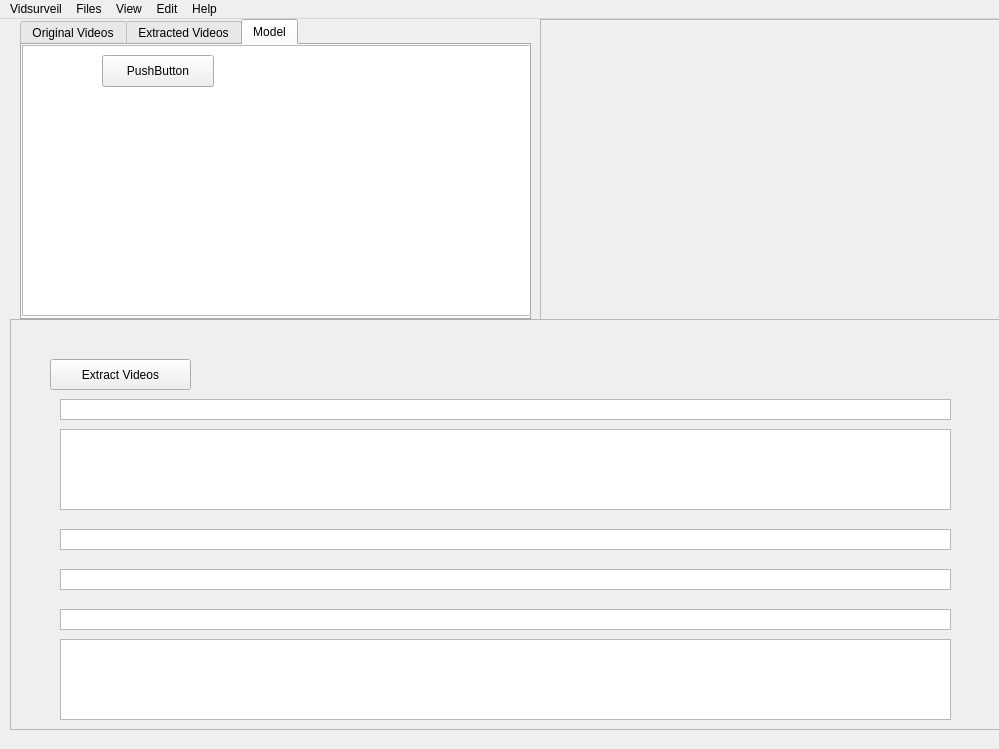
<?xml version="1.0" encoding="UTF-8"?>
<ui version="4.0">
 <class>MainWindow</class>
 <widget class="QMainWindow" name="MainWindow">
  <property name="windowModality">
   <enum>Qt::NonModal</enum>
  </property>
  <property name="geometry">
   <rect>
    <x>0</x>
    <y>0</y>
    <width>999</width>
    <height>749</height>
   </rect>
  </property>
  <property name="sizePolicy">
   <sizepolicy hsizetype="Expanding" vsizetype="Expanding">
    <horstretch>0</horstretch>
    <verstretch>0</verstretch>
   </sizepolicy>
  </property>
  <property name="windowTitle">
   <string>MainWindow</string>
  </property>
  <property name="styleSheet">
   <string notr="true"/>
  </property>
  <property name="animated">
   <bool>true</bool>
  </property>
  <widget class="QWidget" name="centralwidget">
   <property name="sizePolicy">
    <sizepolicy hsizetype="Expanding" vsizetype="Expanding">
     <horstretch>0</horstretch>
     <verstretch>0</verstretch>
    </sizepolicy>
   </property>
   <widget class="QFrame" name="first_mediaplayer">
    <property name="geometry">
     <rect>
      <x>540</x>
      <y>0</y>
      <width>461</width>
      <height>301</height>
     </rect>
    </property>
    <property name="sizePolicy">
     <sizepolicy hsizetype="Expanding" vsizetype="Expanding">
      <horstretch>0</horstretch>
      <verstretch>0</verstretch>
     </sizepolicy>
    </property>
    <property name="styleSheet">
     <string notr="true"/>
    </property>
    <property name="frameShape">
     <enum>QFrame::StyledPanel</enum>
    </property>
    <property name="frameShadow">
     <enum>QFrame::Raised</enum>
    </property>
   </widget>
   <widget class="QFrame" name="mini_viewer">
    <property name="geometry">
     <rect>
      <x>10</x>
      <y>300</y>
      <width>991</width>
      <height>411</height>
     </rect>
    </property>
    <property name="sizePolicy">
     <sizepolicy hsizetype="Expanding" vsizetype="Expanding">
      <horstretch>0</horstretch>
      <verstretch>0</verstretch>
     </sizepolicy>
    </property>
    <property name="styleSheet">
     <string notr="true">
</string>
    </property>
    <property name="frameShape">
     <enum>QFrame::StyledPanel</enum>
    </property>
    <property name="frameShadow">
     <enum>QFrame::Raised</enum>
    </property>
    <widget class="QGraphicsView" name="timeline_1">
     <property name="geometry">
      <rect>
       <x>50</x>
       <y>80</y>
       <width>891</width>
       <height>21</height>
      </rect>
     </property>
     <property name="styleSheet">
      <string notr="true"/>
     </property>
    </widget>
    <widget class="QGraphicsView" name="mini_view_1">
     <property name="geometry">
      <rect>
       <x>50</x>
       <y>110</y>
       <width>891</width>
       <height>81</height>
      </rect>
     </property>
     <property name="styleSheet">
      <string notr="true"/>
     </property>
    </widget>
    <widget class="QGraphicsView" name="timeline_2">
     <property name="geometry">
      <rect>
       <x>50</x>
       <y>210</y>
       <width>891</width>
       <height>21</height>
      </rect>
     </property>
     <property name="styleSheet">
      <string notr="true"/>
     </property>
    </widget>
    <widget class="QGraphicsView" name="mini_view_2">
     <property name="geometry">
      <rect>
       <x>50</x>
       <y>320</y>
       <width>891</width>
       <height>81</height>
      </rect>
     </property>
     <property name="styleSheet">
      <string notr="true"/>
     </property>
    </widget>
    <widget class="QPushButton" name="push_extract_1">
     <property name="geometry">
      <rect>
       <x>40</x>
       <y>40</y>
       <width>141</width>
       <height>31</height>
      </rect>
     </property>
     <property name="sizePolicy">
      <sizepolicy hsizetype="Expanding" vsizetype="Expanding">
       <horstretch>0</horstretch>
       <verstretch>0</verstretch>
      </sizepolicy>
     </property>
     <property name="styleSheet">
      <string notr="true"/>
     </property>
     <property name="text">
      <string>Extract Videos</string>
     </property>
    </widget>
    <widget class="QGraphicsView" name="timeline_3">
     <property name="geometry">
      <rect>
       <x>50</x>
       <y>250</y>
       <width>891</width>
       <height>21</height>
      </rect>
     </property>
     <property name="styleSheet">
      <string notr="true"/>
     </property>
    </widget>
    <widget class="QGraphicsView" name="timeline_4">
     <property name="geometry">
      <rect>
       <x>50</x>
       <y>290</y>
       <width>891</width>
       <height>21</height>
      </rect>
     </property>
     <property name="styleSheet">
      <string notr="true"/>
     </property>
    </widget>
   </widget>
   <widget class="QTabWidget" name="tabWidget">
    <property name="geometry">
     <rect>
      <x>20</x>
      <y>0</y>
      <width>511</width>
      <height>301</height>
     </rect>
    </property>
    <property name="currentIndex">
     <number>2</number>
    </property>
    <widget class="QWidget" name="tab1">
     <property name="sizePolicy">
      <sizepolicy hsizetype="Expanding" vsizetype="Expanding">
       <horstretch>0</horstretch>
       <verstretch>0</verstretch>
      </sizepolicy>
     </property>
     <attribute name="title">
      <string>Original Videos</string>
     </attribute>
     <widget class="QTreeView" name="treeView1">
      <property name="geometry">
       <rect>
        <x>10</x>
        <y>0</y>
        <width>511</width>
        <height>271</height>
       </rect>
      </property>
      <property name="acceptDrops">
       <bool>true</bool>
      </property>
     </widget>
    </widget>
    <widget class="QWidget" name="tab_2">
     <property name="sizePolicy">
      <sizepolicy hsizetype="Expanding" vsizetype="Expanding">
       <horstretch>0</horstretch>
       <verstretch>0</verstretch>
      </sizepolicy>
     </property>
     <attribute name="title">
      <string>Extracted Videos</string>
     </attribute>
     <widget class="QTreeView" name="treeView2">
      <property name="geometry">
       <rect>
        <x>10</x>
        <y>0</y>
        <width>511</width>
        <height>271</height>
       </rect>
      </property>
      <property name="acceptDrops">
       <bool>true</bool>
      </property>
     </widget>
    </widget>
    <widget class="QWidget" name="tab">
     <attribute name="title">
      <string>Model</string>
     </attribute>
     <widget class="QTreeView" name="treeView2_2">
      <property name="geometry">
       <rect>
        <x>0</x>
        <y>0</y>
        <width>511</width>
        <height>271</height>
       </rect>
      </property>
      <property name="acceptDrops">
       <bool>true</bool>
      </property>
     </widget>
     <widget class="QPushButton" name="pushButton">
      <property name="geometry">
       <rect>
        <x>80</x>
        <y>10</y>
        <width>112</width>
        <height>32</height>
       </rect>
      </property>
      <property name="text">
       <string>PushButton</string>
      </property>
     </widget>
    </widget>
   </widget>
  </widget>
  <widget class="QMenuBar" name="menuBar">
   <property name="geometry">
    <rect>
     <x>0</x>
     <y>0</y>
     <width>999</width>
     <height>22</height>
    </rect>
   </property>
   <property name="toolTipDuration">
    <number>0</number>
   </property>
   <widget class="QMenu" name="menuHelp">
    <property name="title">
     <string>Help</string>
    </property>
    <addaction name="actionLicense"/>
   </widget>
   <widget class="QMenu" name="menuEdit">
    <property name="title">
     <string>Edit</string>
    </property>
   </widget>
   <widget class="QMenu" name="menuView">
    <property name="title">
     <string>View</string>
    </property>
   </widget>
   <widget class="QMenu" name="menuFiles">
    <property name="title">
     <string>Files</string>
    </property>
    <addaction name="actionAdd_Files"/>
   </widget>
   <widget class="QMenu" name="menuVidsurveil">
    <property name="title">
     <string>Vidsurveil</string>
    </property>
    <addaction name="actionAbout"/>
   </widget>
   <addaction name="menuVidsurveil"/>
   <addaction name="menuFiles"/>
   <addaction name="menuView"/>
   <addaction name="menuEdit"/>
   <addaction name="menuHelp"/>
  </widget>
  <action name="actionLicense">
   <property name="text">
    <string>License</string>
   </property>
  </action>
  <action name="actionAdd_Files">
   <property name="checkable">
    <bool>true</bool>
   </property>
   <property name="checked">
    <bool>false</bool>
   </property>
   <property name="text">
    <string>Add Files</string>
   </property>
  </action>
  <action name="actionAbout">
   <property name="text">
    <string>About</string>
   </property>
  </action>
 </widget>
 <resources/>
 <connections/>
</ui>
